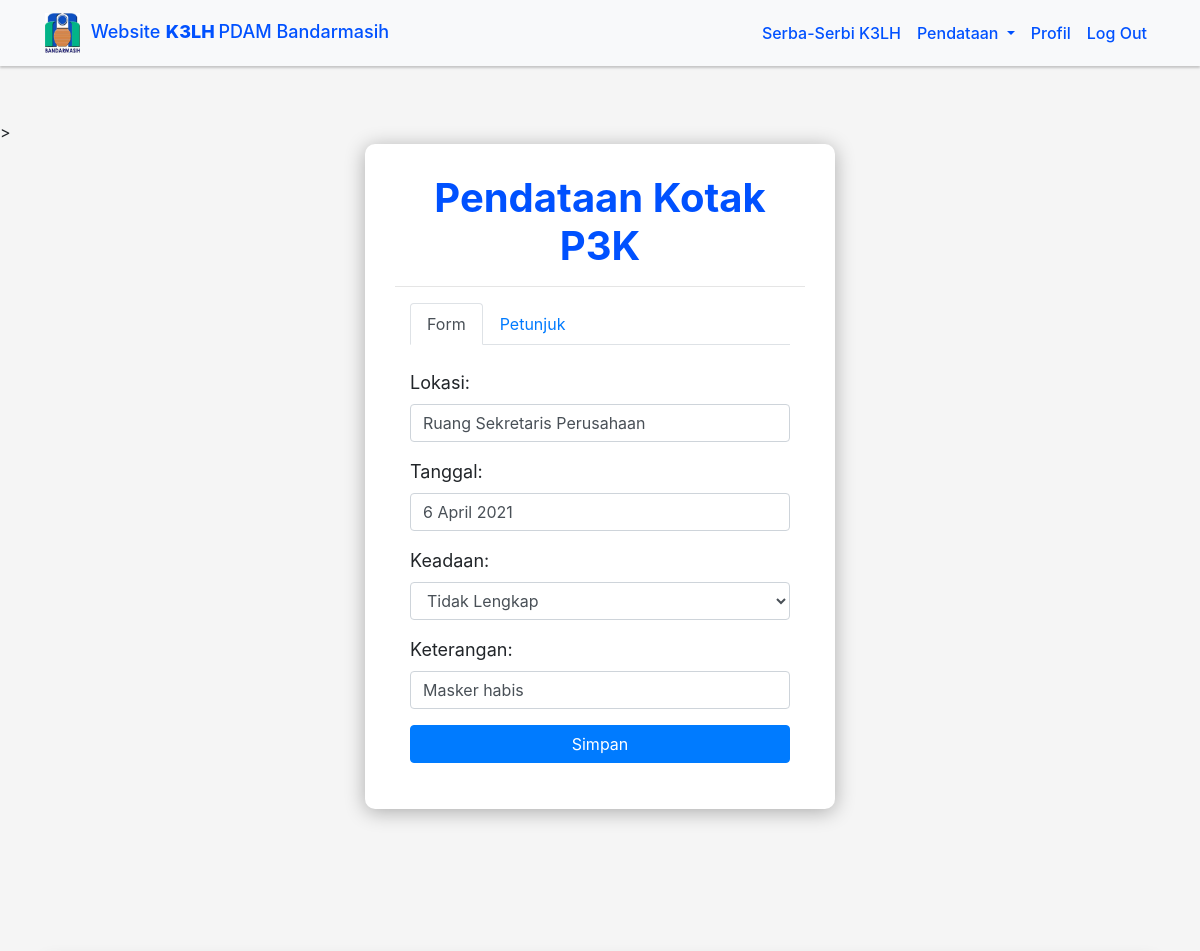
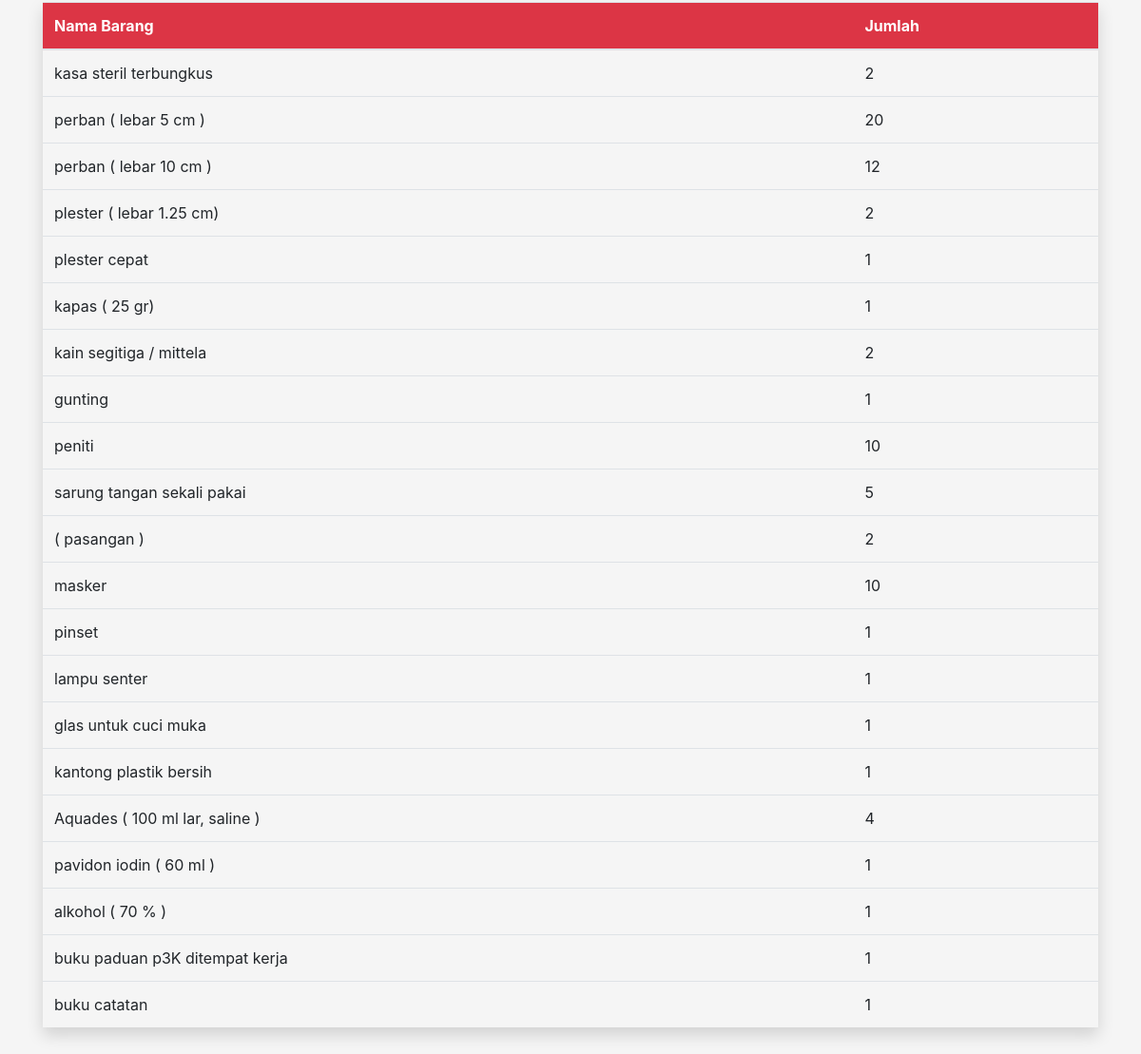
Page /edit/2/ (signed in) on the committed database (2 pictures, top to bottom).
### K3Lh_website/models.py (models this page shows, shortened)
class Pendataan(models.Model):
    lokasi = models.CharField(max_length=90)
    tanggal = models.CharField(max_length=35)
    keadaan = models.ForeignKey(Keadaan, on_delete = models.CASCADE, null=True)
    keterangan = models.TextField(blank=True)

### K3Lh_website/views.py (the view)
# urls.py: path('edit/<str:pk>/', edit, name = 'edit'),
@login_required(login_url='login')
def edit(request, pk):
    box = Pendataan.objects.get(id=pk)
    form = FormPendataan(instance=box)
    if request.method == 'POST':
        form = FormPendataan(request.POST, instance=box)
        if form.is_valid():
            form.save()
            return redirect('/hasil/')
    konteks = {'form':form}
    return render(request, 'p3k.html', konteks)

### K3Lh_website/forms.py
class FormPendataan(ModelForm):
    class Meta:
        model = Pendataan
        fields = '__all__'
        widgets = {
            'lokasi' : forms.TextInput({ 'class' : 'form-control' }),
            'tanggal' : forms.TextInput({ 'class' : 'form-control' }),
            'keadaan' : forms.Select({ 'class' : 'form-control' }),
            'keterangan' : forms.TextInput({ 'class' : 'form-control' }),
        }

### K3Lh_website/models.py (called while the page is built)
    def __str__(self):
        return self.jenis_keadaan

### templates/p3k.html (shortened to what this page needs)
{% load static %}
<!DOCTYPE html>
<html>
  <head>
    <link rel="stylesheet" type="text/css" media="screen" href="{% static 'css/bootstrap.min.css' %}" />>
    <link rel="stylesheet" href="{% static 'css/p3k.css' %}">
  </head>
  <body>
    <div class="header">
      <nav class="navbar navbar-expand-lg navbar-light bg-light fixed-top" id="mainNav">
        <div class="container">
          <a class="navbar-brand" href="{% url 'home' %}"><img src="{% static 'image/download.jpg' %}" alt="Logo PDAM Bandarmasih" title="Logo PDAM Bandarmasih"> <span class="Website">Website</span> <span class="K3LH-text">K3LH </span> <span class ="PDAM-text">PDAM Bandarmasih</span></a>
          <div class="collapse navbar-collapse" id="navbarNav">
            <ul class="navbar-nav ml-auto">
              <li class="nav-item">
                <a class="nav-link js-scroll-trigger" id="navbar-biasa" href="{% url 'serbaserbi' %}">serba-serbi K3LH</a>
              </li>
              <li class="nav-item dropdown">
                      <a class="nav-link dropdown-toggle" href="#pendataan" id="navbarDropdown" role="button" data-toggle="dropdown" aria-haspopup="true" aria-expanded="false">
                        pendataan
                      </a>
                      </li>
              <li class="nav-item">
                <a class="nav-link js-scroll-trigger" id="navbar-biasa" href="{% url 'profil' %}">profil</a>
              </li>
              <li class="nav-item">
                <a class="nav-link js-scroll-trigger" id="navbar-merah" href="{% url 'logout' %}">log out</a>
              </li>
            </ul>
          </div>
        </div>
      </nav>
     </div>
    <section class="container-fluid">
      <section class="row justify-content-center">
        <section class="col-12 col-sn-6 col-md-5">
          <form action="" method="POST" class="form-container">
              <h1>Pendataan kotak P3K</h1>
              <hr>
              <div class="container">
                <ul class="nav nav-tabs" id="myTab" role="tablist">
                  <li class="nav-item" role="presentation">
                    <a class="nav-link active" id="home-tab" data-toggle="tab" href="#form" role="tab" aria-controls="home" aria-selected="true">Form</a>
                  </li>
                  <li class="nav-item" role="presentation">
                    <a class="nav-link" id="profile-tab" data-toggle="tab" href="#petunjuk" role="tab" aria-controls="profile" aria-selected="false">Petunjuk</a>
                  </li>
              </ul>
            </div>
            <div class="tab-content" id="myTabContent">
             <div class="tab-pane fade show active" id="form" role="tabpanel" aria-labelledby="home-tab">
                <div class="form-group col-md-12">
                  <br>
                  {{ form.as_p }}
                  <button class="btn btn-primary btn-block">Simpan</button>
                  </form>
        </section>
      </section>
    </section>
    <br><br><br><br><br><br>
    <div class="container justify-content-center">
      <table class="table table-mute shadow">
        <thead class="bg-danger">
          <tr>
            <th class="text-white">Nama Barang</th>
            <th class="text-white">Jumlah</th>
          </tr>
        </thead>
        <tbody>
          <tr scope="row">
            <td class="kiri">kasa steril terbungkus</td>
            <td>2</td>
          </tr>
          <tr scope="row">
            <td class="kiri">perban ( lebar 5 cm )</td>
            <td>20</td>
          </tr>
          <tr scope="row">
            <td class="kiri">perban ( lebar 10 cm )</td>
            <td>12</td>
          </tr>
          <tr scope="row">
            <td class="kiri">plester ( lebar 1.25 cm)</td>
            <td>2</td>
          </tr>
          <tr scope="row">
            <td class="kiri">plester cepat</td>
            <td>1</td>
          </tr>
          <tr scope="row">
            <td class="kiri">kapas ( 25 gr)</td>
            <td>1</td>
          </tr>
          <tr scope="row">
            <td class="kiri">kain segitiga / mittela</td>
            <td>2</td>
          </tr>
          <tr scope="row">
            <td class="kiri">gunting</td>
            <td>1</td>
          </tr>
          <tr scope="row">
            <td class="kiri">peniti</td>
            <td>10</td>
          </tr>
          <tr scope="row">
            <td class="kiri">sarung tangan sekali pakai</td>
            <td>5</td>
          </tr>
          <tr scope="row">
            <td class="kiri">( pasangan )</td>
            <td>2</td>
          </tr>
          <tr scope="row">
            <td class="kiri">masker</td>
            <td>10</td>
          </tr>
          <tr scope="row">
            <td class="kiri">pinset</td>
            <td>1</td>
          </tr>
          <tr scope="row">
            <td class="kiri">lampu senter</td>
            <td>1</td>
          </tr>
          <tr scope="row">
            <td class="kiri">glas untuk cuci muka</td>
            <td>1</td>
          </tr>
          <tr scope="row">
            <td class="kiri">kantong plastik bersih</td>
            <td>1</td>
          </tr>
          <tr scope="row">
            <td class="kiri">Aquades ( 100 ml lar, saline )</td>
            <td>4</td>
          </tr>
          <tr scope="row">
            <td class="kiri">pavidon iodin ( 60 ml )</td>
            <td>1</td>
          </tr>
          <tr scope="row">
            <td class="kiri">alkohol ( 70 % )</td>
            <td>1</td>
          </tr>
          <tr scope="row">
            <td class="kiri">buku paduan p3K ditempat kerja</td>
            <td>1</td>
          </tr>
          <tr scope="row">
            <td class="kiri">buku catatan</td>
            <td>1</td>
          </tr>
        </tbody>
      </table>
      <br><br><br>
    </div>
  </body>
</html>

### static/css/p3k.css (style rules this page uses)
body { background-color: whitesmoke; margin-top: 120px; }
h1 { font-weight: 700; color: rgb(0, 81, 255); text-transform: capitalize; text-align: center; }
p { font-size: 18px; }
.form-container { background-color: white; padding: 30px; border-radius: 10px; box-shadow: 0 3px 20px rgba(0, 0, 0, 0.3); top: 15vh; }
.navbar { box-shadow: 0 2px 2px 0 rgba(157, 157, 157, 0.529); }
.Website { color: rgb(0, 81, 255); font-weight: 500; font-size: 18px; }
.K3LH-text { font-weight: 800; color: rgb(0, 81, 255); font-size: 18px; }
.PDAM-text { font-weight: 500; color: rgb(0, 81, 255); font-size: 18px; }
.navbar-brand img { margin-right: 5px; width: 35px; height: 40px; }
li.nav-item a#navbarDropdown { font-weight: 500; color: rgb(0, 81, 255); text-transform: capitalize; }
li.nav-item a#navbar-biasa { color: rgb(0, 81, 255); font-weight: 500; text-transform: capitalize; }
li.nav-item a#navbar-merah { color: rgb(0, 81, 255); font-weight: 500; text-transform: capitalize; }

### rows in the picture
Pendataan: lokasi "Ruang Sekretaris Perusahaan", tanggal "6 April 2021", keadaan "Tidak Lengkap", keterangan "Masker habis"
